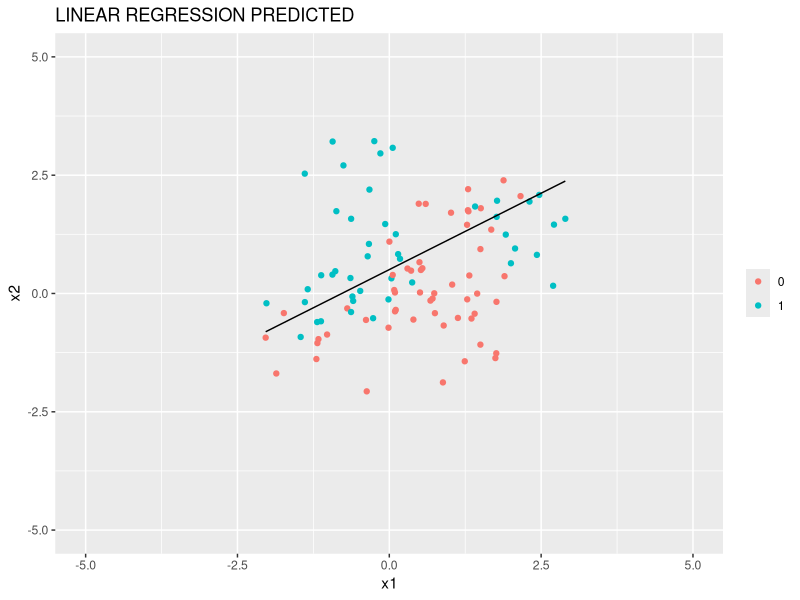
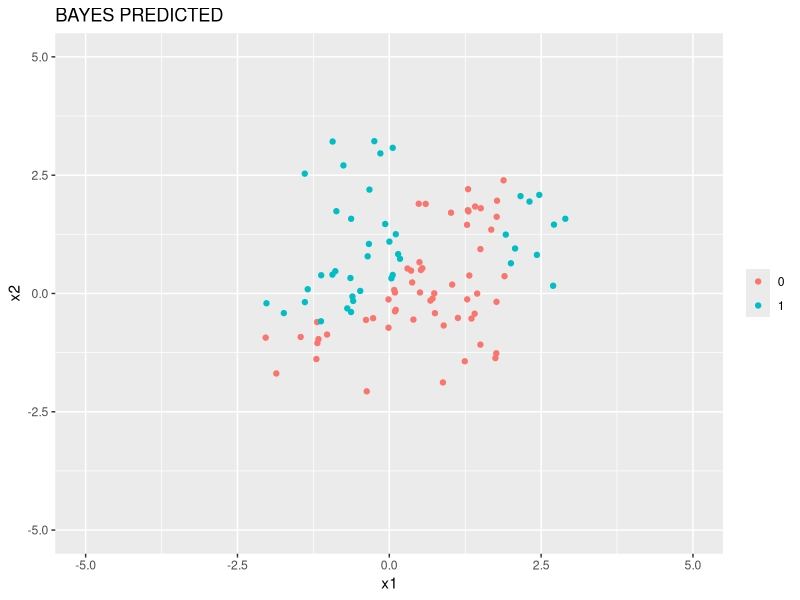
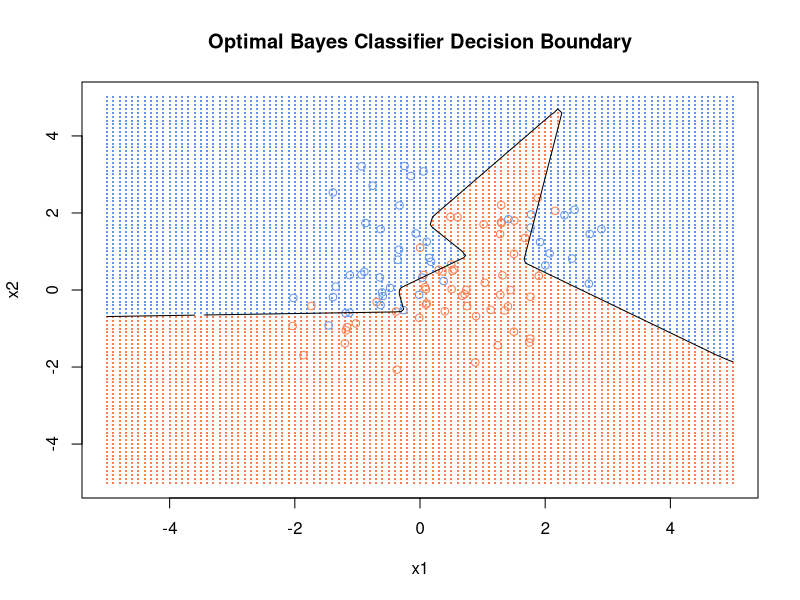

Here is the R script that generated these plots, in order: (Note: a time limit stopped this script after it produced the figures.)
# Chapter 2 Normal Mixture Models Simulation
# Alexander Durbin
# Worry about optimization later

rm(list = ls())

library(tidyverse)
library(MASS)
library(mvtnorm)
library(mnormt)

set.seed(2)


# Generate Data -----------------------------------------------------------

# generate centroids
mu <- c(1, 0)
sigma <- diag(1, nrow = 2)
center <- mvrnorm(n = 5, mu = mu, Sigma = sigma)
centroids <- tibble(x1 = center[, 1], x2 = center[, 2], class = rep(0, 5))


mu <- c(0, 1)
center <- mvrnorm(n = 5, mu = mu, Sigma = sigma)
tmp <- tibble(x1 = center[, 1], x2 = center[, 2], class = rep(1, 5))

centroids <- bind_rows(centroids, tmp)

# generate data

my_data <- tibble(x1 = rep(0, 100), x2 = rep(0, 100), class = rep(NA, 100),
                  subclass = rep(NA, 100))

# make this a function with apply statement later
for (i in 1:nrow(my_data)) {
  
  row_index <- sample(1:10, 1)
  
  new_point <- mvrnorm(n = 1,
                       mu = c(centroids$x1[row_index], centroids$x2[row_index]),
                       Sigma = sigma / 5) 
  
  my_data$x1[i] = new_point[1]
  my_data$x2[i] = new_point[2]
  my_data$class[i] = centroids$class[row_index]
  my_data$subclass[i] = row_index
  
}


# Least squares classification and error rates ----------------------------

# linear model using x1, x2 to predict 0,1 response
lmfit <- lm(class ~ x1 + x2, data = my_data)

# create model matrix
tmp <- my_data %>% 
  dplyr::select(x1, x2) %>% 
  mutate(intercept = rep(1, nrow(my_data))) %>% 
  dplyr::select(intercept, x1, x2)

# predicted values
my_data$yhat <- as.matrix(tmp) %*% coefficients(lmfit)

# encoding of classes
my_data <- my_data %>% 
  mutate(pred_class_reg = ifelse(yhat > 0.5, 1, 0))

my_data <- my_data %>% 
  mutate(x1_seq = seq(min(x1), max(x1), length.out = nrow(my_data))) %>% 
  mutate(x2_seq = (0.5 - coefficients(lmfit)[1] - coefficients(lmfit)[2] * x1_seq) / coefficients(lmfit)[3])

# plot data by class
# ggplot(data = my_data) +
#   geom_point(mapping = aes(x = x1, y = x2, color = factor(class))) +
#   theme(legend.title=element_blank()) +
#   ggtitle('TRUTH') +
#   geom_line(mapping = aes(x = x1_seq, y = x2_seq)) +
#   ylim(-5, 5) +
#   xlim(-5, 5)

ggplot(data = my_data) +
  geom_point(mapping = aes(x = x1, y = x2, color = factor(class))) +
  theme(legend.title=element_blank()) +
  ggtitle('LINEAR REGRESSION PREDICTED') +
  geom_line(mapping = aes(x = x1_seq, y = x2_seq)) +
  ylim(-5, 5) +
  xlim(-5, 5)

# Get terms for confusion matrix as in HW0

a <- my_data %>% 
  filter(class == 0, pred_class_reg == 0) %>% 
  nrow()

b <- my_data %>% 
  filter(class == 0, pred_class_reg == 1) %>% 
  nrow()

c <- my_data %>% 
  filter(class == 1, pred_class_reg == 0) %>% 
  nrow()

d <- my_data %>% 
  filter(class == 1, pred_class_reg == 1) %>% 
  nrow()

f_pos_reg <- b / (a + b)
f_neg_reg <- c / (c + d)


# Optimal separating boundary for sequence data ---------------------------------------------

# generate sequences for calculating class probabilities and plotting
# x1_seq <- seq(min(my_data$x1), max(my_data$x1), by = 0.01)
# x2_seq <- seq(min(my_data$x2), max(my_data$x2), length.out = length(x1_seq))
# seq_mat <- cbind(x1_seq, x2_seq)

# function to compute the normal density given data and centroid
# consider using dmvtnorm instead
# norm_den <- function(vec, cent){
#   
#   diff <- vec - cent
#   diff <- as.matrix(diff)
#   thing <- exp((-5 / 2) * diff %*% t(diff))
#   return(thing)
#   
# }

# class 1 numerator and denominator storage
# c1_num <- matrix(data = 0, ncol = 5, nrow = length(x1_seq))
# c1_den <- matrix(data = 0, ncol = 10, nrow = length(x1_seq))

# loop through the centroids and fill each column of c1_num with the density
# for that particular centroid
# for(i in 1:5){
#   # c1_num[, i] <- apply(seq_mat, 1, function(g) norm_den(g, centroids[i, 1:2]))
#   c1_num[, i] <- apply(
#     seq_mat, 1,
#     function(g) dmvnorm(x = g, mean = as.matrix(centroids[i, 1:2]), sigma = diag(1/5, nrow = 2))
#   )
# }
# 
# # do the same except for all 10 centroids
# for(i in 1:10){
#   # c1_den[, i] <- apply(seq_mat, 1, function(g) norm_den(g, centroids[i, 1:2]))
#   c1_den[, i] <- apply(
#     seq_mat, 1,
#     function(g) dmvnorm(x = g, mean = as.matrix(centroids[i, 1:2]), sigma = diag(1/5, nrow = 2))
#   )
# }
# 
# # now sum across the rows
# c1_num <- apply(c1_num, 1, sum)
# c1_den <- apply(c1_den, 1, sum)
# 
# # make a dataframe and add column of the probabilities derived in class
# # make a new column of 1 - class 1 probs = class 2 probs
# seq_mat <- as.tibble(seq_mat) %>%
#   mutate(class_1_probs = c1_num/c1_den) %>% 
#   mutate(class_2_probs = 1 - class_1_probs)
#   
# # find observations where class probabilites are approximately equal
# seq_mat <- seq_mat %>% 
#   filter(abs(class_1_probs - class_2_probs) < 5e-2)
# 
# # failed plot attempt
# ggplot() +
#   geom_point(data = my_data, mapping = aes(x = x1, y = x2, color = factor(class))) +
#   theme(legend.title=element_blank()) +
#   ggtitle('TRUTH') +
#   geom_curve(data = seq_mat, mapping = aes(x = x1_seq, y = x2_seq, xend = min(my_data$x1), yend = min(my_data$x2)))
#   

# Bayes Optimal Classifier for true data ----------------------------------

c1_num <- matrix(data = 0, ncol = 5, nrow = nrow(my_data))
c1_den <- matrix(data = 0, ncol = 10, nrow = nrow(my_data))

# loop through the centroids and fill each column of c1_num with the density
# for that particular centroid
for(i in 1:5){
  # c1_num[, i] <- apply(seq_mat, 1, function(g) norm_den(g, centroids[i, 1:2]))
  c1_num[, i] <- apply(
    as.matrix(my_data[, 1:2]), 1,
    function(g) dmvnorm(x = g, mean = as.matrix(centroids[i, 1:2]), sigma = diag(1/5, nrow = 2))
  )
}

# do the same except for all 10 centroids
for(i in 1:10){
  # c1_den[, i] <- apply(seq_mat, 1, function(g) norm_den(g, centroids[i, 1:2]))
  c1_den[, i] <- apply(
    as.matrix(my_data[, 1:2]), 1,
    function(g) dmvnorm(x = g, mean = as.matrix(centroids[i, 1:2]), sigma = diag(1/5, nrow = 2))
  )
}

# now sum across the rows
c1_num <- apply(c1_num, 1, sum)
c1_den <- apply(c1_den, 1, sum)

# make a dataframe and add column of the probabilities derived in class
# make a new column of 1 - class 1 probs = class 2 probs
my_data <- my_data %>%
  mutate(class_1_probs = c1_num/c1_den) %>% 
  mutate(class_2_probs = 1 - class_1_probs) %>% 
  mutate(bayes_pred_class = ifelse(class_1_probs > class_2_probs, 0, 1))

# Get terms for confusion matrix as in HW0

a <- my_data %>% 
  filter(class == 0, bayes_pred_class == 0) %>% 
  nrow()

b <- my_data %>% 
  filter(class == 0, bayes_pred_class == 1) %>% 
  nrow()

c <- my_data %>% 
  filter(class == 1, bayes_pred_class == 0) %>% 
  nrow()

d <- my_data %>% 
  filter(class == 1, bayes_pred_class == 1) %>% 
  nrow()

f_pos_bayes <- b / (a + b)
f_neg_bayes <- c / (c + d)

my_data %>% 
  filter((class_1_probs - class_2_probs) < 1e-5)
# 45 things close together

ggplot(data = my_data) +
  geom_point(mapping = aes(x = x1, y = x2, color = factor(bayes_pred_class))) +
  theme(legend.title=element_blank()) +
  ggtitle('BAYES PREDICTED') +
  ylim(-5, 5) +
  xlim(-5, 5)


# Bayes Decision boundary plot --------------------------------------------

# create grid of points
# grid.vector1 = seq(min(my_data$x1), max(my_data$x1), 0.1)
# grid.vector2 = seq(min(my_data$x2), max(my_data$x2), 0.1)
grid.vector1 = seq(-5, 5, by = 0.1)
grid.vector2 = seq(-5, 5, by = 0.1)
grid = expand.grid(grid.vector1, grid.vector2)

#calculate density for each point on grid for each of the multivariates distributions
prob.1 = matrix(0:0, nrow = nrow(grid), ncol = 5) #initialize grid
for (i in 1:nrow(grid)){
  for (j in 1:5){
    prob.1[i, j] = dmnorm(grid[i, ], centroids[j, 1:2], diag(1/5, nrow = 2))  
  }
}
prob.1
prob1.max = apply(prob.1, 1, max)

#second class - as per above
prob.2 = matrix(0:0, nrow = nrow(grid), ncol = 5) #initialize grid
for (i in 1:nrow(grid)){
  for (j in 6:10){
    prob.2[i, j - 5] = dmnorm(grid[i, ], centroids[j, 1:2], diag(1/5, nrow = 2))  
  }
}
prob.2
prob2.max = apply(prob.2, 1, max)


prob.total = cbind(prob1.max, prob2.max)
class = rep(1, times = length(prob1.max))
class[prob1.max < prob2.max] = 2
cbind(prob.total, class)

# plot(grid[, 1], 
#      grid[, 2],
#      pch = ".", 
#      cex = 2,
#      col = ifelse(class == 1, "coral", "cornflowerblue"),
#      xlab = "x1",
#      ylab = "x2",
#      main = "Optimal Bayes Classifier Decision Boundary
#      # xlim = c(-5, 5),
#      # ylim = c(-5, 5)
#     )

plot(grid[, 1], 
     grid[, 2],
     pch = ".", 
     cex = 2,
     col = ifelse(class == 1, "coral", "cornflowerblue"),
     xlab = "x1",
     ylab = "x2",
     xlim = c(-5, 5),
     ylim = c(-5, 5),
     main = "Optimal Bayes Classifier Decision Boundary"
    )


values1 <- my_data %>% 
  filter(class == 0)

values2 <- my_data %>% 
  filter(class == 1)

points(values1, col = "coral")
points(values2, col = "cornflowerblue") 

prob.bayes <- matrix(prob1.max / (prob1.max + prob2.max),
                     length(grid.vector1),
                     length(grid.vector2)
                    )

contour(x = grid.vector1, 
        y = grid.vector2,
        z = prob.bayes, 
        levels = 0.5, 
        labels = "", 
        lwd = 1,
        add = TRUE
        )

# kmeans to separate data using subclasses --------------------------------

class_1 <- my_data %>% 
  filter(class == 0)

class_2 <- my_data %>% 
  filter(class == 1)

kclass1 <- kmeans(class_1[, 1:2], centers = 5)
kclass2 <- kmeans(class_2[, 1:2], centers = 5)

# ggplot() +
#   geom_point(data = as.tibble(kclass1$centers), mapping = aes(x = x1, y = x2, color = 'Class 1 Predicted')) +
#   geom_point(data = as.tibble(kclass2$centers), mapping = aes(x = x1, y = x2, color = 'Class 2 Predicted')) +
#   ylim(-5, 5) +
#   xlim(-5, 5) +
#   scale_color_manual(values = c('blue', 'red', 'green', 'orange')) +
#   theme(legend.title=element_blank()) +
#   ggtitle('kMeans Centers Predicted VS Truth') +
#   geom_point(data = centroids[1:5, ], mapping = aes(x = x1, y = x2, color = 'Class 1')) +
#   geom_point(data = centroids[6:10, ], mapping = aes(x = x1, y = x2, color = 'Class 2'))

k_centroids1 <- tibble(x1 = kclass1$centers[, 1], x2 = kclass1$centers[, 2], class = rep(0, 5))
k_centroids2 <- tibble(x1 = kclass2$centers[, 1], x2 = kclass2$centers[, 2], class = rep(1, 5))
k_centroids <- rbind(k_centroids1, k_centroids2)
  

# kmeans to get subclass means, then do bayes optimal classifier ----------

c1_num <- matrix(data = 0, ncol = 5, nrow = nrow(my_data))
c1_den <- matrix(data = 0, ncol = 10, nrow = nrow(my_data))

# loop through the centroids and fill each column of c1_num with the density
# for that particular centroid
for(i in 1:5){
  # c1_num[, i] <- apply(seq_mat, 1, function(g) norm_den(g, centroids[i, 1:2]))
  c1_num[, i] <- apply(
    as.matrix(my_data[, 1:2]), 1,
    function(g) dmvnorm(x = g, mean = as.matrix(k_centroids[i, 1:2]), sigma = diag(1/5, nrow = 2))
  )
}

# do the same except for all 10 centroids
for(i in 1:10){
  # c1_den[, i] <- apply(seq_mat, 1, function(g) norm_den(g, centroids[i, 1:2]))
  c1_den[, i] <- apply(
    as.matrix(my_data[, 1:2]), 1,
    function(g) dmvnorm(x = g, mean = as.matrix(k_centroids[i, 1:2]), sigma = diag(1/5, nrow = 2))
  )
}

# now sum across the rows
c1_num <- apply(c1_num, 1, sum)
c1_den <- apply(c1_den, 1, sum)

# make a dataframe and add column of the probabilities derived in class
# make a new column of 1 - class 1 probs = class 2 probs
my_data <- my_data %>%
  mutate(kclass_1_probs = c1_num/c1_den) %>% 
  mutate(kclass_2_probs = 1 - class_1_probs) %>% 
  mutate(kbayes_pred_class = ifelse(class_1_probs > class_2_probs, 0, 1))

# create grid of points
# grid.vector1 = seq(min(my_data$x1), max(my_data$x1), 0.1)
# grid.vector2 = seq(min(my_data$x2), max(my_data$x2), 0.1)
grid.vector1 = seq(-5, 5, by = 0.1)
grid.vector2 = seq(-5, 5, by = 0.1)
grid = expand.grid(grid.vector1, grid.vector2)

#calculate density for each point on grid for each of the multivariates distributions
kprob.1 = matrix(0:0, nrow = nrow(grid), ncol = 5) #initialize grid
for (i in 1:nrow(grid)){
  for (j in 1:5){
    kprob.1[i, j] = dmnorm(grid[i, ], k_centroids[j, 1:2], diag(1/5, nrow = 2))  
  }
}
kprob.1
kprob1.max = apply(kprob.1, 1, max)

#second class - as per above
kprob.2 = matrix(0:0, nrow = nrow(grid), ncol = 5) #initialize grid
for (i in 1:nrow(grid)){
  for (j in 6:10){
    kprob.2[i, j - 5] = dmnorm(grid[i, ], k_centroids[j, 1:2], diag(1/5, nrow = 2))  
  }
}
kprob.2
kprob2.max = apply(kprob.2, 1, max)


kprob.total = cbind(kprob1.max, kprob2.max)
class = rep(1, times = length(kprob1.max))
class[kprob1.max < kprob2.max] = 2
cbind(kprob.total, class)

# plot(grid[, 1], 
#      grid[, 2],
#      pch = ".", 
#      cex = 2,
#      col = ifelse(class == 1, "coral", "cornflowerblue"),
#      xlab = "x1",
#      ylab = "x2",
#      main = "Optimal Bayes Classifier Decision Boundary
#      # xlim = c(-5, 5),
#      # ylim = c(-5, 5)
#     )

plot(grid[, 1], 
     grid[, 2],
     pch = ".", 
     cex = 2,
     col = ifelse(class == 1, "coral", "cornflowerblue"),
     xlab = "x1",
     ylab = "x2",
     xlim = c(-5, 5),
     ylim = c(-5, 5),
     main = "kMeans Optimal Bayes Classifier Decision Boundary"
    )


values1 <- my_data %>% 
  filter(class == 0)

values2 <- my_data %>% 
  filter(class == 1)

points(values1, col = "coral")
points(values2, col = "cornflowerblue") 

kprob.bayes <- matrix(kprob1.max / (kprob1.max + kprob2.max),
                     length(grid.vector1),
                     length(grid.vector2)
                    )

contour(x = grid.vector1, 
        y = grid.vector2,
        z = kprob.bayes, 
        levels = 0.5, 
        labels = "", 
        lwd = 1,
        add = TRUE
        )
